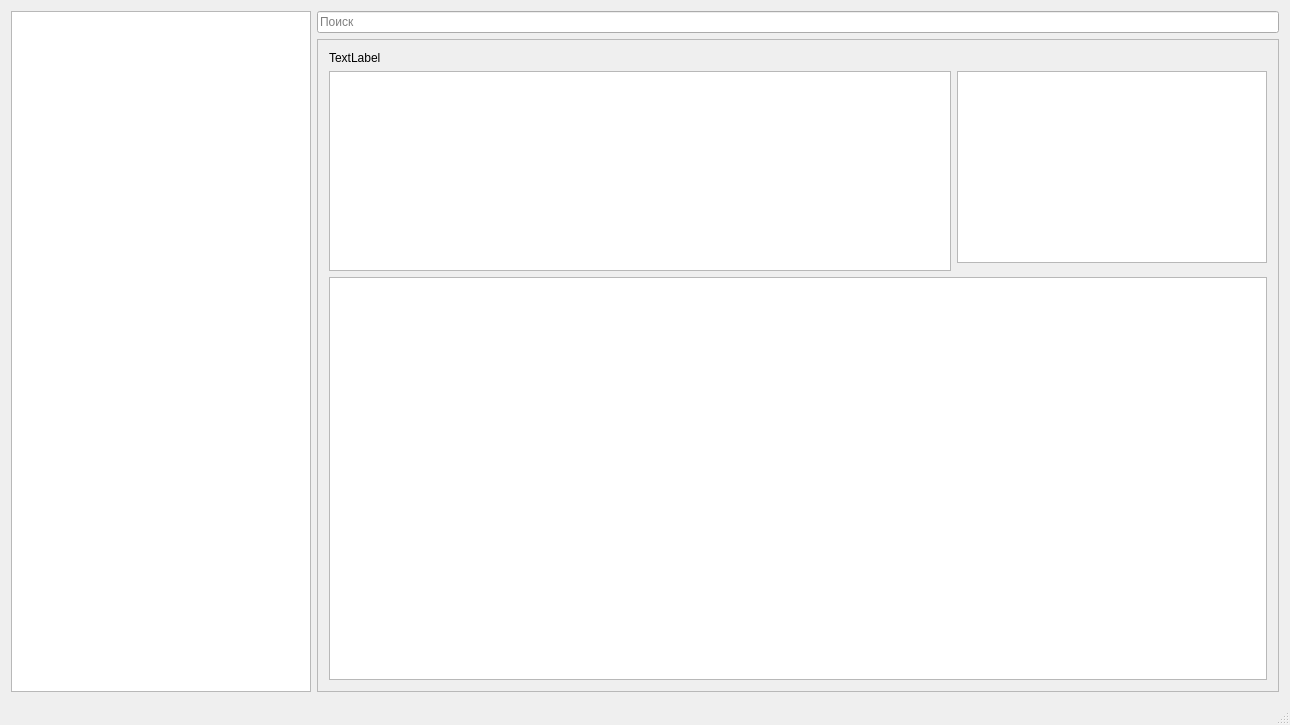
<?xml version="1.0" encoding="UTF-8"?>
<ui version="4.0">
 <class>MainWindow</class>
 <widget class="QMainWindow" name="MainWindow">
  <property name="geometry">
   <rect>
    <x>0</x>
    <y>0</y>
    <width>1290</width>
    <height>725</height>
   </rect>
  </property>
  <property name="windowTitle">
   <string>MainWindow</string>
  </property>
  <widget class="QWidget" name="centralWidget">
   <layout class="QGridLayout" name="gridLayout">
    <item row="0" column="0" rowspan="2">
     <widget class="QTreeView" name="treeView">
      <property name="maximumSize">
       <size>
        <width>300</width>
        <height>16777215</height>
       </size>
      </property>
      <attribute name="headerVisible">
       <bool>false</bool>
      </attribute>
     </widget>
    </item>
    <item row="0" column="1">
     <widget class="QLineEdit" name="searchEdit">
      <property name="placeholderText">
       <string>Поиск</string>
      </property>
     </widget>
    </item>
    <item row="1" column="1">
     <widget class="QScrollArea" name="scrollArea">
      <property name="minimumSize">
       <size>
        <width>0</width>
        <height>0</height>
       </size>
      </property>
      <property name="verticalScrollBarPolicy">
       <enum>Qt::ScrollBarAsNeeded</enum>
      </property>
      <property name="sizeAdjustPolicy">
       <enum>QAbstractScrollArea::AdjustToContents</enum>
      </property>
      <property name="widgetResizable">
       <bool>true</bool>
      </property>
      <widget class="QWidget" name="scrollAreaWidgetContents">
       <property name="geometry">
        <rect>
         <x>0</x>
         <y>0</y>
         <width>964</width>
         <height>634</height>
        </rect>
       </property>
       <layout class="QGridLayout" name="gridLayout_2">
        <item row="0" column="0">
         <widget class="QLabel" name="titleLabel">
          <property name="styleSheet">
           <string notr="true">font: 14pt &quot;Sans Serif&quot;;</string>
          </property>
          <property name="text">
           <string>TextLabel</string>
          </property>
         </widget>
        </item>
        <item row="1" column="0">
         <widget class="QTextBrowser" name="desrcText">
          <property name="minimumSize">
           <size>
            <width>0</width>
            <height>0</height>
           </size>
          </property>
          <property name="maximumSize">
           <size>
            <width>16777215</width>
            <height>200</height>
           </size>
          </property>
         </widget>
        </item>
        <item row="1" column="1" alignment="Qt::AlignTop">
         <widget class="QGraphicsView" name="graphicsView">
          <property name="sizePolicy">
           <sizepolicy hsizetype="Expanding" vsizetype="Expanding">
            <horstretch>0</horstretch>
            <verstretch>0</verstretch>
           </sizepolicy>
          </property>
          <property name="maximumSize">
           <size>
            <width>310</width>
            <height>400</height>
           </size>
          </property>
         </widget>
        </item>
        <item row="2" column="0" colspan="2">
         <widget class="QTableView" name="tableView">
          <property name="minimumSize">
           <size>
            <width>0</width>
            <height>400</height>
           </size>
          </property>
          <property name="verticalScrollBarPolicy">
           <enum>Qt::ScrollBarAsNeeded</enum>
          </property>
          <attribute name="horizontalHeaderVisible">
           <bool>false</bool>
          </attribute>
          <attribute name="horizontalHeaderDefaultSectionSize">
           <number>300</number>
          </attribute>
          <attribute name="verticalHeaderVisible">
           <bool>false</bool>
          </attribute>
          <attribute name="verticalHeaderDefaultSectionSize">
           <number>300</number>
          </attribute>
         </widget>
        </item>
       </layout>
      </widget>
     </widget>
    </item>
   </layout>
  </widget>
  <widget class="QMenuBar" name="menuBar">
   <property name="geometry">
    <rect>
     <x>0</x>
     <y>0</y>
     <width>1290</width>
     <height>20</height>
    </rect>
   </property>
  </widget>
  <widget class="QStatusBar" name="statusBar"/>
 </widget>
 <layoutdefault spacing="6" margin="11"/>
 <resources/>
 <connections/>
</ui>
